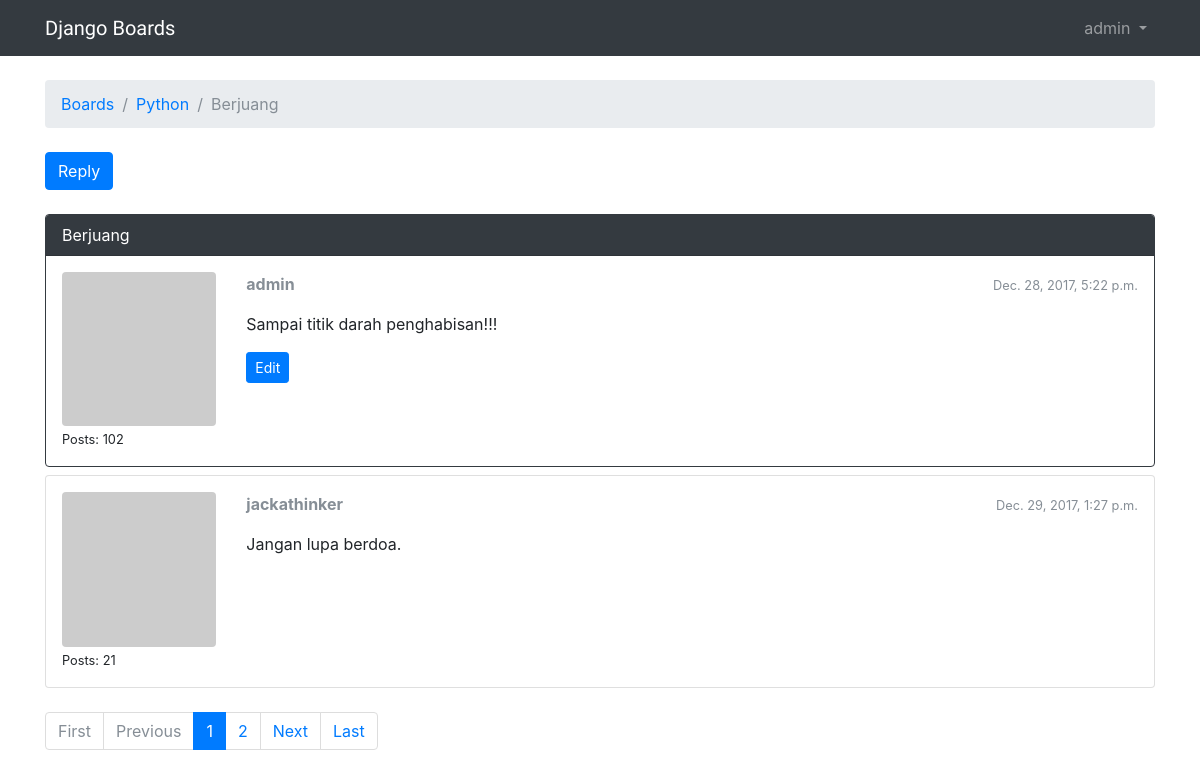
The app's page /boards/2/topics/2/ (signed in) with its own data.
### boards/models.py (models this page shows, shortened)
class Topic(models.Model):
    subject = models.CharField(max_length=255)
    last_updated = models.DateTimeField(auto_now_add=True)
    board = models.ForeignKey(Board, on_delete=models.CASCADE, related_name='topics')
    starter = models.ForeignKey(User, on_delete=models.CASCADE, related_name='topics')
    views = models.PositiveIntegerField(default=0)

class Board(models.Model):
    name = models.CharField(max_length=30, unique=True)
    description = models.CharField(max_length=100)

class Post(models.Model):
    message = models.TextField(max_length=4000)
    topic = models.ForeignKey(Topic, on_delete=models.CASCADE, related_name='posts')
    created_at = models.DateTimeField(auto_now_add=True)
    updated_at = models.DateTimeField(null=True)
    created_by = models.ForeignKey(User, on_delete=models.CASCADE, related_name='posts')
    updated_by = models.ForeignKey(User, models.SET_NULL, blank=True, null=True, related_name='+')
    def get_message_as_markdown(self):
        return mark_safe(markdown(self.message, safe_mode='escape'))

### boards/views.py (the view)
# urls.py: path('boards/<pk>/topics/<topic_pk>/', views.PostListView.as_view(), name='topic_posts'),
class PostListView(ListView):
    model = Post
    context_object_name = 'posts'
    template_name = 'topic_posts.html'
    paginate_by = 2
    def get_context_data(self, **kwargs):
        session_key = 'viewed_topic_{}'.format(self.topic.pk)  # <-- here
        if not self.request.session.get(session_key, False):
            self.topic.views += 1
            self.topic.save()
            self.request.session[session_key] = True           # <-- until here
        kwargs['topic'] = self.topic
        return super().get_context_data(**kwargs)
    def get_queryset(self):
        self.topic = get_object_or_404(Topic, board__pk=self.kwargs.get('pk'), pk=self.kwargs.get('topic_pk'))
        queryset = self.topic.posts.order_by('created_at')
        return queryset

### boards/templatetags/gravatar.py (called while the page is built)
@register.filter
def gravatar(user):
    email = user.email.lower().encode('utf-8')
    default = 'mm'
    size = 256
    url = 'https://www.gravatar.com/avatar/{md5}?{params}'.format(
        md5=hashlib.md5(email).hexdigest(),
        params=urlencode({'d': default, 's': str(size)})
    )
    return url

### templates/topic_posts.html (shortened to what this page needs)
{% extends 'base.html' %}
{% load gravatar %}
{% block breadcrumb %}
  <li class="breadcrumb-item"><a href="{% url 'home' %}">Boards</a></li>
  <li class="breadcrumb-item"><a href="{% url 'board_topics' topic.board.pk %}">{{ topic.board.name }}</a></li>
  <li class="breadcrumb-item active">{{ topic.subject }}</li>
{% endblock %}
{% block content %}
  <div class="mb-4">
    <a href="{% url 'reply_topic' topic.board.pk topic.pk %}" class="btn btn-primary" role="button">Reply</a>
  </div>
  {% for post in posts %}
    <div id="{{ post.pk }}" class="card {% if forloop.last %}mb-4{% else %}mb-2{% endif %} {% if forloop.first %}border-dark{% endif %}">
      {% if forloop.first %}
        <div class="card-header text-white bg-dark py-2 px-3">{{ topic.subject }}</div>
      {% endif %}
      <div class="card-body p-3">
        <div class="row">
          <div class="col-2">
            <img src="{{ post.created_by|gravatar }}" alt="{{ post.created_by.username }}" class="w-100 rounded">
            <small>Posts: {{ post.created_by.posts.count }}</small>
          </div>
          <div class="col-10">
            <div class="row mb-3">
              <div class="col-6">
                <strong class="text-muted">{{ post.created_by.username }}</strong>
              </div>
              <div class="col-6 text-right">
                <small class="text-muted">{{ post.created_at }}</small>
              </div>
            </div>
            {{ post.get_message_as_markdown }}
            {% if post.created_by == user %}
              <div class="mt-3">
                <a href="{% url 'edit_post' post.topic.board.pk post.topic.pk post.pk %}"
                   class="btn btn-primary btn-sm"
                   role="button">Edit</a>
              </div>
            {% endif %}
          </div>
        </div>
      </div>
    </div>
  {% endfor %}
  {% include 'includes/pagination.html' %}
{% endblock %}

### templates/base.html (shortened to what this page needs)
{% load static %}
<!DOCTYPE html>
<html>
  <head>
    <link rel="stylesheet" href="{% static 'css/bootstrap.min.css' %}">
    <link rel="stylesheet" href="{% static 'css/app.css' %}">
  </head>
  <body>
    {% block body %}
    <nav class="navbar navbar-expand-sm navbar-dark bg-dark">
      <div class="container">
        <a class="navbar-brand" href="{% url 'home' %}">Django Boards</a>
        <div class="collapse navbar-collapse" id="mainMenu">
          {% if user.is_authenticated %}
            <ul class="navbar-nav ml-auto">
              <li class="nav-item dropdown">
                <a class="nav-link dropdown-toggle" href="#" id="userMenu" data-toggle="dropdown" aria-haspopup="true" aria-expanded="false">
                  {{ user.username }}
                </a>
              </li>
            </ul>
          {% else %}
            <form class="form-inline ml-auto">
              <a href="{% url 'login' %}" class="btn btn-outline-secondary">Log in</a>
              <a href="{% url 'signup' %}" class="btn btn-primary ml-2">Sign up</a>
            </form>
          {% endif %}
        </div>
      </div>
    </nav>
      <div class="container">
        <ol class="breadcrumb my-4">
          {% block breadcrumb %}
          {% endblock %}
        </ol>
        {% block content %}
        {% endblock %}
      </div>
    {% endblock body %}
  </body>
</html>

### static/css/app.css (style rules this page uses)
.navbar-brand { font-family: 'Peralta', cursive; }

### records on screen
Topic: board.name "Python", subject "Berjuang"
Post: created_by.posts.count "102", created_by.username "admin", created_at "Dec. 28, 2017, 5:22 p.m.", get_message_as_markdown "Sampai titik darah penghabisan!!!", shows "Edit"
Post: created_by.posts.count "21", created_by.username "jackathinker", created_at "Dec. 29, 2017, 1:27 p.m.", get_message_as_markdown "Jangan lupa berdoa."

### other values on screen
{{ user.username }} "admin"
{{ page_num }} "1"
{{ page_num }} "2"
